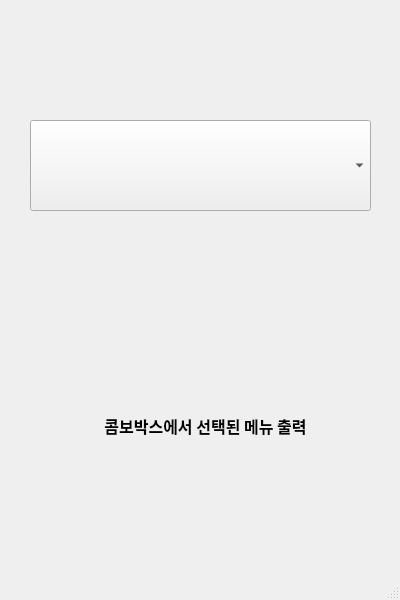
<?xml version="1.0" encoding="UTF-8"?>
<ui version="4.0">
 <class>MainWindow</class>
 <widget class="QMainWindow" name="MainWindow">
  <property name="geometry">
   <rect>
    <x>0</x>
    <y>0</y>
    <width>400</width>
    <height>600</height>
   </rect>
  </property>
  <property name="windowTitle">
   <string>MainWindow</string>
  </property>
  <widget class="QWidget" name="centralwidget">
   <widget class="QLabel" name="output_label">
    <property name="geometry">
     <rect>
      <x>50</x>
      <y>400</y>
      <width>311</width>
      <height>51</height>
     </rect>
    </property>
    <property name="font">
     <font>
      <family>휴먼엑스포</family>
      <pointsize>12</pointsize>
      <weight>75</weight>
      <bold>true</bold>
     </font>
    </property>
    <property name="text">
     <string>콤보박스에서 선택된 메뉴 출력</string>
    </property>
    <property name="alignment">
     <set>Qt::AlignCenter</set>
    </property>
   </widget>
   <widget class="QComboBox" name="comboBox">
    <property name="geometry">
     <rect>
      <x>30</x>
      <y>120</y>
      <width>341</width>
      <height>91</height>
     </rect>
    </property>
    <property name="font">
     <font>
      <family>휴먼아미체</family>
      <pointsize>12</pointsize>
     </font>
    </property>
   </widget>
  </widget>
  <widget class="QMenuBar" name="menubar">
   <property name="geometry">
    <rect>
     <x>0</x>
     <y>0</y>
     <width>400</width>
     <height>21</height>
    </rect>
   </property>
  </widget>
  <widget class="QStatusBar" name="statusbar"/>
 </widget>
 <resources/>
 <connections/>
</ui>
